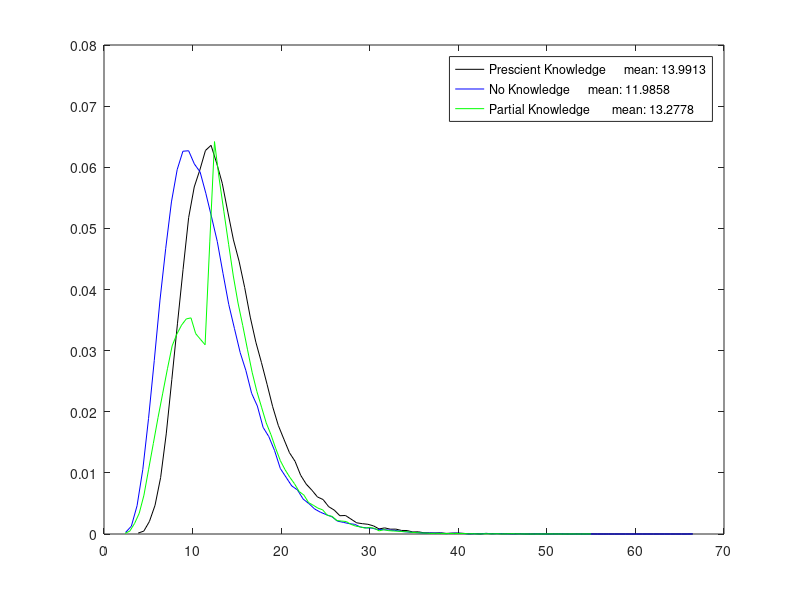

Write MATLAB code to recreate this figure.
% EE 266 Homework 1 Problem 1%
close all; clear all;

% (a) %
% Policies:
%
% Prescient - Since p0 and p1 are both known, we sell B at the higher
%             price.
%
% No Knowledge - Since we do not know anything about realizations of p0 and
%                p1, we must choose based on their expected values. Since
%                mu1 is larger than mu0, we always choose to sell B at mu1.
%
% Partial Knowledge - We now know p0 but not p1. We should choose to sell
%                     at the price with the higher expected value. The
%                     expected value for p0 is the known realization p0 and
%                     the expected value for p1 is exp(mu1 + sigma1^2/2).
%                     Therefore, we choose to sell B at p0 iff p0 is
%                     greater than the expected value exp(mu1 + sigma1^2/2)
%                     of p1. Otherwise, we sell B at p1.
%

% (b) %
randn('seed',1);
iters = 100000;
mu0 = 0;
mu1 = .1;
sigma0 = .4;
sigma1 = .4;
B = 10;


Pres = [];
NoKnow = [];
Partial = [];
for i = 1:iters,
    % parameter setup %
    logp0 = mu0 + sigma0*randn(1,1);
    logp1 = mu1 + sigma1*randn(1,1);
    p0 = exp(logp0);
    p1 = exp(logp1);
    
    % Prescient Information %
    Pres = [Pres B*max([p0, p1])];
    
    % No knowledge case %
    NoKnow = [NoKnow B*p1];
    
    % Partial knowledge case %
    if p0 > exp(mu1 + (sigma1^2)/2),
        x = p0;
    else
        x = p1;
    end
    Partial = [Partial B*x];
    
end
[counts1,centers1] = hist(Pres,100);
[counts2,centers2] = hist(NoKnow,100);
[counts3,centers3] = hist(Partial,100);
close all;
figure;
plot(centers1,counts1/iters,'k-');
hold on;
plot(centers2,counts2/iters,'b-');
plot(centers3,counts3/iters,'g-');
legend(sprintf('Prescient Knowledge\t\t mean: %d',mean(Pres)),...
    sprintf('No Knowledge\t\t mean: %d',mean(NoKnow)),...
    sprintf('Partial Knowledge\t\t mean: %d',mean(Partial)));
